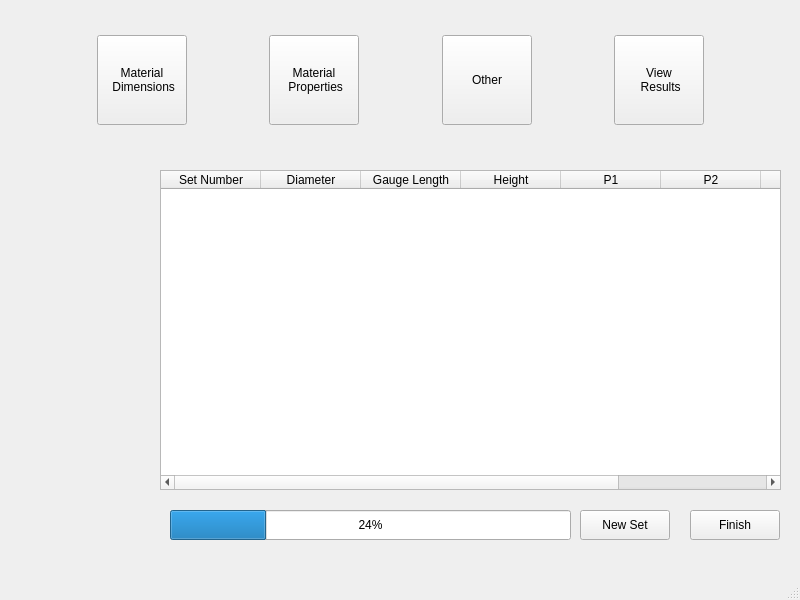
<?xml version="1.0" encoding="UTF-8"?>
<ui version="4.0">
 <class>MainWindow</class>
 <widget class="QMainWindow" name="MainWindow">
  <property name="geometry">
   <rect>
    <x>0</x>
    <y>0</y>
    <width>800</width>
    <height>600</height>
   </rect>
  </property>
  <property name="minimumSize">
   <size>
    <width>800</width>
    <height>600</height>
   </size>
  </property>
  <property name="maximumSize">
   <size>
    <width>800</width>
    <height>600</height>
   </size>
  </property>
  <property name="windowTitle">
   <string>MainWindow</string>
  </property>
  <widget class="QWidget" name="centralwidget">
   <widget class="QTableWidget" name="tableWidget">
    <property name="geometry">
     <rect>
      <x>160</x>
      <y>170</y>
      <width>621</width>
      <height>320</height>
     </rect>
    </property>
    <column>
     <property name="text">
      <string>Set Number</string>
     </property>
    </column>
    <column>
     <property name="text">
      <string>Diameter</string>
     </property>
    </column>
    <column>
     <property name="text">
      <string>Gauge Length</string>
     </property>
    </column>
    <column>
     <property name="text">
      <string>Height</string>
     </property>
    </column>
    <column>
     <property name="text">
      <string>P1</string>
     </property>
    </column>
    <column>
     <property name="text">
      <string>P2</string>
     </property>
    </column>
    <column>
     <property name="text">
      <string>P3</string>
     </property>
    </column>
    <column>
     <property name="text">
      <string>P4</string>
     </property>
    </column>
   </widget>
   <widget class="QPushButton" name="pushButton_5">
    <property name="geometry">
     <rect>
      <x>690</x>
      <y>510</y>
      <width>90</width>
      <height>30</height>
     </rect>
    </property>
    <property name="text">
     <string>Finish</string>
    </property>
   </widget>
   <widget class="QLabel" name="label">
    <property name="geometry">
     <rect>
      <x>20</x>
      <y>170</y>
      <width>121</width>
      <height>341</height>
     </rect>
    </property>
    <property name="maximumSize">
     <size>
      <width>300</width>
      <height>350</height>
     </size>
    </property>
    <property name="text">
     <string/>
    </property>
    <property name="pixmap">
     <pixmap>../../../OneDrive/Desktop/map.png</pixmap>
    </property>
    <property name="scaledContents">
     <bool>true</bool>
    </property>
   </widget>
   <widget class="QWidget" name="layoutWidget">
    <property name="geometry">
     <rect>
      <x>20</x>
      <y>10</y>
      <width>761</width>
      <height>141</height>
     </rect>
    </property>
    <layout class="QHBoxLayout" name="horizontalLayout">
     <item>
      <spacer name="horizontalSpacer_4">
       <property name="orientation">
        <enum>Qt::Horizontal</enum>
       </property>
       <property name="sizeHint" stdset="0">
        <size>
         <width>40</width>
         <height>20</height>
        </size>
       </property>
      </spacer>
     </item>
     <item>
      <widget class="QPushButton" name="pushButton">
       <property name="minimumSize">
        <size>
         <width>90</width>
         <height>90</height>
        </size>
       </property>
       <property name="maximumSize">
        <size>
         <width>90</width>
         <height>90</height>
        </size>
       </property>
       <property name="text">
        <string>Material 
 Dimensions</string>
       </property>
      </widget>
     </item>
     <item>
      <spacer name="horizontalSpacer">
       <property name="orientation">
        <enum>Qt::Horizontal</enum>
       </property>
       <property name="sizeHint" stdset="0">
        <size>
         <width>40</width>
         <height>20</height>
        </size>
       </property>
      </spacer>
     </item>
     <item>
      <widget class="QPushButton" name="pushButton_2">
       <property name="minimumSize">
        <size>
         <width>90</width>
         <height>90</height>
        </size>
       </property>
       <property name="maximumSize">
        <size>
         <width>90</width>
         <height>90</height>
        </size>
       </property>
       <property name="text">
        <string>Material 
 Properties</string>
       </property>
      </widget>
     </item>
     <item>
      <spacer name="horizontalSpacer_2">
       <property name="orientation">
        <enum>Qt::Horizontal</enum>
       </property>
       <property name="sizeHint" stdset="0">
        <size>
         <width>40</width>
         <height>20</height>
        </size>
       </property>
      </spacer>
     </item>
     <item>
      <widget class="QPushButton" name="pushButton_3">
       <property name="minimumSize">
        <size>
         <width>90</width>
         <height>90</height>
        </size>
       </property>
       <property name="maximumSize">
        <size>
         <width>90</width>
         <height>90</height>
        </size>
       </property>
       <property name="text">
        <string>Other</string>
       </property>
      </widget>
     </item>
     <item>
      <spacer name="horizontalSpacer_3">
       <property name="orientation">
        <enum>Qt::Horizontal</enum>
       </property>
       <property name="sizeHint" stdset="0">
        <size>
         <width>40</width>
         <height>20</height>
        </size>
       </property>
      </spacer>
     </item>
     <item>
      <widget class="QPushButton" name="pushButton_4">
       <property name="minimumSize">
        <size>
         <width>90</width>
         <height>90</height>
        </size>
       </property>
       <property name="maximumSize">
        <size>
         <width>90</width>
         <height>90</height>
        </size>
       </property>
       <property name="text">
        <string>View 
 Results</string>
       </property>
      </widget>
     </item>
     <item>
      <spacer name="horizontalSpacer_5">
       <property name="orientation">
        <enum>Qt::Horizontal</enum>
       </property>
       <property name="sizeHint" stdset="0">
        <size>
         <width>40</width>
         <height>20</height>
        </size>
       </property>
      </spacer>
     </item>
    </layout>
   </widget>
   <widget class="QPushButton" name="pushButton_6">
    <property name="geometry">
     <rect>
      <x>580</x>
      <y>510</y>
      <width>90</width>
      <height>30</height>
     </rect>
    </property>
    <property name="text">
     <string>New Set</string>
    </property>
   </widget>
   <widget class="QProgressBar" name="progressBar">
    <property name="geometry">
     <rect>
      <x>170</x>
      <y>510</y>
      <width>401</width>
      <height>30</height>
     </rect>
    </property>
    <property name="value">
     <number>24</number>
    </property>
   </widget>
  </widget>
  <widget class="QMenuBar" name="menubar">
   <property name="geometry">
    <rect>
     <x>0</x>
     <y>0</y>
     <width>800</width>
     <height>26</height>
    </rect>
   </property>
  </widget>
  <widget class="QStatusBar" name="statusbar"/>
 </widget>
 <resources/>
 <connections/>
</ui>
